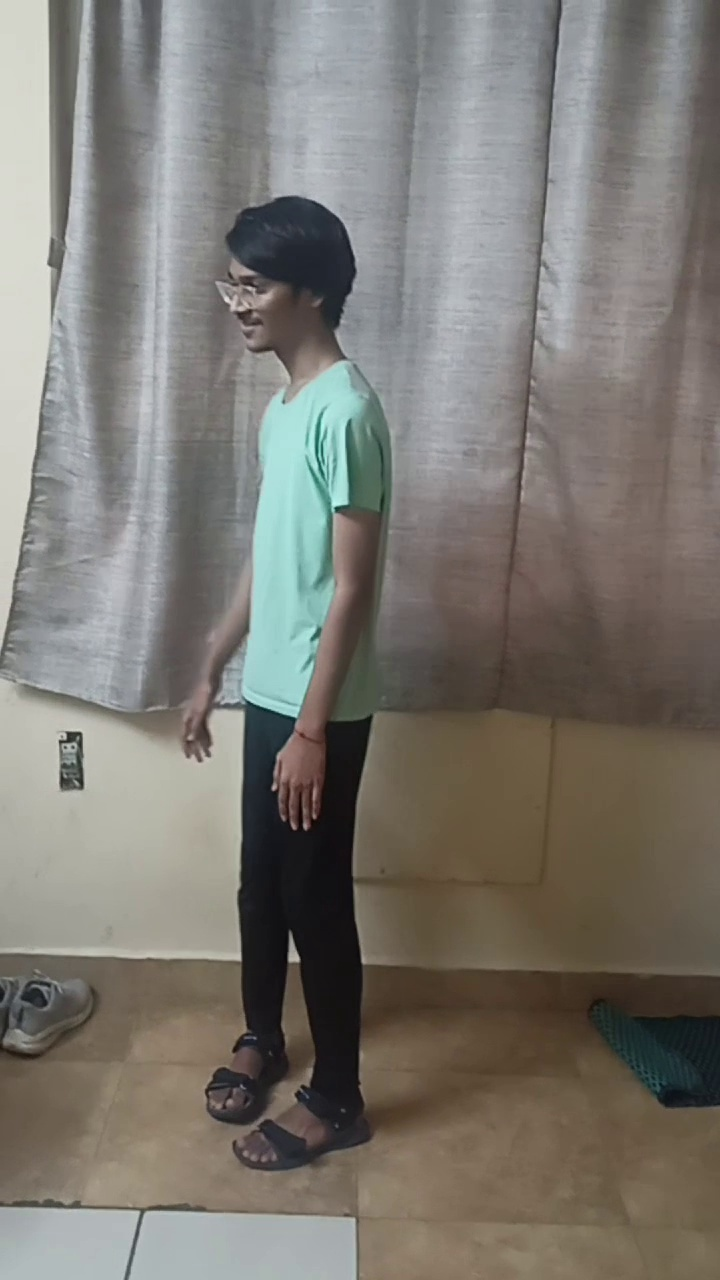
#> input picture Dataset/NoPose/image122.jpg, 720 x 1280 px, given in place of the camera
$ jupyter execute --allow-errors Classify.ipynb
#> lines starting #> are read from the running program, lines starting #| are printed output that depends on the picture
[cell 1]
import os
import random
import shutil
import csv
import cv2
import itertools
import numpy as np
import pandas as pd
import sys
import tempfile
import tqdm
import time

from matplotlib import pyplot as plt
from matplotlib.collections import LineCollection

import tensorflow as tf
import tensorflow_hub as hub
from tensorflow import keras
from PIL import Image
from sklearn.model_selection import train_test_split
from sklearn.metrics import accuracy_score, classification_report, confusion_matrix

[cell 2]
pose_sample_rpi_path = os.path.join(os.getcwd(), 'examples/lite/examples/pose_estimation/raspberry_pi')
sys.path.append(pose_sample_rpi_path)

[cell 3]
import utils
from data import BodyPart
from ml import Movenet
#> (the rest of this cell did not finish here and is left out)

[cell 4]
# [25 lines left out: function detect, not called in this run]

[cell 5]
# [32 lines left out: function draw_prediction_on_image, not called in this run]

[cell 6]
class MoveNetPreprocessor(object):
  """Helper class to preprocess pose sample images for classification."""

  def __init__(self,
               images_in_folder,
               images_out_folder,
               csvs_out_path):
    """Creates a preprocessor to detection pose from images and save as CSV.

    Args:
      images_in_folder: Path to the folder with the input images. It should
        follow this structure:
        Traffic police hand gestures
        |__ Pose1
            |______ 00000128.jpg
            |______ 00000181.bmp
            |______ ...
        |__ Pose2
            |______ 00000243.jpg
            |______ 00000306.jpg
            |______ ...
        ...
      images_out_folder: Path to write the images overlay with detected
        landmarks. These images are useful when you need to debug accuracy
        issues.
      csvs_out_path: Path to write the CSV containing the detected landmark
        coordinates and label of each image that can be used to train a pose
        classification model.
    """
    self._images_in_folder = images_in_folder
    self._images_out_folder = images_out_folder
    self._csvs_out_path = csvs_out_path
    self._messages = []

    # Create a temp dir to store the pose CSVs per class
    self._csvs_out_folder_per_class = tempfile.mkdtemp()

    # Get list of pose classes and print image statistics
    self._pose_class_names = sorted(
        [n for n in os.listdir(self._images_in_folder) if not n.startswith('.')]
        )

  # [11 lines left out: function detectFaces, not called in this run]

  # [6 lines of commented-out code are left out]


  def process(self, per_pose_class_limit=None, detection_threshold=0.1):
    """Preprocesses images in the given folder.
    Args:
      per_pose_class_limit: Number of images to load. As preprocessing usually
        takes time, this parameter can be specified to make the reduce of the
        dataset for testing.
      detection_threshold: Only keep images with all landmark confidence score
        above this threshold.
    """
    # Loop through the classes and preprocess its images
    for pose_class_name in self._pose_class_names:
      print('Preprocessing', pose_class_name, file=sys.stderr)

      # Paths for the pose class.
      images_in_folder = os.path.join(self._images_in_folder, pose_class_name)
      images_out_folder = os.path.join(self._images_out_folder, pose_class_name)
      csv_out_path = os.path.join(self._csvs_out_folder_per_class,
                                  pose_class_name + '.csv')
      if not os.path.exists(images_out_folder):
        os.makedirs(images_out_folder)

      # Detect landmarks in each image and write it to a CSV file
      with open(csv_out_path, 'w') as csv_out_file:
        csv_out_writer = csv.writer(csv_out_file,
                                    delimiter=',',
                                    quoting=csv.QUOTE_MINIMAL)
        # Get list of images
        image_names = sorted(
            [n for n in os.listdir(images_in_folder) if not n.startswith('.')])
        if per_pose_class_limit is not None:
          image_names = image_names[:per_pose_class_limit]

        valid_image_count = 0

        # Detect pose landmarks from each image
        face_cascade = cv2.CascadeClassifier('haarcascade_frontalface_default.xml')
        for image_name in tqdm.tqdm(image_names):
          image_path = os.path.join(images_in_folder, image_name)

          try:
            image = tf.io.read_file(image_path)
            image = tf.io.decode_jpeg(image)
          except:
            self._messages.append('Skipped ' + image_path + '. Invalid image.')
            continue
          else:
            image = tf.io.read_file(image_path)
            image = tf.io.decode_jpeg(image)
            image_height, image_width, channel = image.shape

          # Skip images that isn't RGB because Movenet requires RGB images
          if channel != 3:
            self._messages.append('Skipped ' + image_path +
                                  '. Image isn\'t in RGB format.')
            continue
          person = detect(image)
          if image_name.startswith("flipped_"):
            flipped = True
          else:
            flipped = False
          faces = self.detectFaces(face_cascade,image,flipped)
          # Save landmarks if all landmarks were detected
          min_landmark_score = min(
              [keypoint.score for keypoint in person.keypoints])
          should_keep_image = min_landmark_score >= detection_threshold
          if not should_keep_image:
            self._messages.append('Skipped ' + image_path +
                                  '. No pose was confidentlly detected.')
            continue

          valid_image_count += 1

          # Draw the prediction result on top of the image for debugging later
          output_overlay = draw_prediction_on_image(
              image.numpy().astype(np.uint8), person,
              close_figure=True, keep_input_size=True)

          # Write detection result into an image file
          output_frame = cv2.cvtColor(output_overlay, cv2.COLOR_RGB2BGR)
          cv2.imwrite(os.path.join(images_out_folder, image_name), output_frame)

          # Get landmarks and scale it to the same size as the input image
          pose_landmarks = np.array(
              [[keypoint.coordinate.x, keypoint.coordinate.y, keypoint.score]
                for keypoint in person.keypoints],
              dtype=np.float32)

          # Write the landmark coordinates to its per-class CSV file
          coordinates = pose_landmarks.flatten().astype(str).tolist()
          # coordinates = pose_landmarks.flatten().astype(np.str).tolist()
          csv_out_writer.writerow([image_name] +[faces]+ [faces]+[faces]+coordinates)

        if not valid_image_count:
          raise RuntimeError(
              'No valid images found for the "{}" class.'
              .format(pose_class_name))

    # Print the error message collected during preprocessing.
    print('\n'.join(self._messages))

    # Combine all per-class CSVs into a single output file
    all_landmarks_df = self._all_landmarks_as_dataframe()
    all_landmarks_df.to_csv(self._csvs_out_path, index=False)

  def class_names(self):
    """List of classes found in the training dataset."""
    return self._pose_class_names


  # [37 lines left out: function _all_landmarks_as_dataframe, not called in this run]

[cell 7]
def processTensorImage(path):
    if(type(path) == str):
        image = tf.io.read_file(path)
        image = tf.image.decode_jpeg(image)
    else:
        image = tf.convert_to_tensor(path, dtype=tf.float32)
    return image

def convertTensorImageToNumpy(image):
    image = image.numpy()
    return image


# def processTensorImageFromNumpy(image):
#     image = tf.convert_to_tensor(image, dtype=tf.float32)
#     return image

[cell 8]
use_custom_dataset = True
is_skip_step_1 = False
dataset_is_split = False

[cell 9]
def split_into_train_test(images_origin, images_dest, test_split):
  """Splits a directory of sorted images into training and test sets.

  Args:
    images_origin: Path to the directory with your images. This directory
      must include subdirectories for each of your labeled classes. For example:
      Traffic_police_gestures/
      |__ Pose1/
          |______ 00000128.jpg
          |______ 00000181.jpg
          |______ ...
      |__ Pose2/
          |______ 00000243.jpg
          |______ 00000306.jpg
          |______ ...
      ...
    images_dest: Path to a directory where you want the split dataset to be
      saved. The results looks like this:
      split_yoga_poses/
      |__ train/
          |__ Pose1/
              |______ 00000128.jpg
              |______ ...
      |__ test/
          |__ Pose1/
              |______ 00000181.jpg
              |______ ...
    test_split: Fraction of data to reserve for test (float between 0 and 1).
  """
#> called with images_origin = 'Dataset', images_dest = 'split_Dataset', test_split = 0.2
  _, dirs, _ = next(os.walk(images_origin))

  TRAIN_DIR = os.path.join(images_dest, 'train')
  TEST_DIR = os.path.join(images_dest, 'test')
  os.makedirs(TRAIN_DIR, exist_ok=True)
  os.makedirs(TEST_DIR, exist_ok=True)

  for dir in dirs:
    # Get all filenames for this dir, filtered by filetype
    filenames = os.listdir(os.path.join(images_origin, dir))
    filenames = [os.path.join(images_origin, dir, f) for f in filenames if (
        f.endswith('.png') or f.endswith('.jpg') or f.endswith('.jpeg') or f.endswith('.bmp'))]
    # Shuffle the files, deterministically
    filenames.sort()
    random.seed(42)
    random.shuffle(filenames)
    # Divide them into train/test dirs
    os.makedirs(os.path.join(TEST_DIR, dir), exist_ok=True)
    os.makedirs(os.path.join(TRAIN_DIR, dir), exist_ok=True)
    test_count = int(len(filenames) * test_split)
    for i, file in enumerate(filenames):
      if i < test_count:
        destination = os.path.join(TEST_DIR, dir, os.path.split(file)[1])
      else:
        destination = os.path.join(TRAIN_DIR, dir, os.path.split(file)[1])
      shutil.copyfile(file, destination)
    print(
        f'Moved {test_count} of {len(filenames)} from class "{dir}" into test.')
  print(f'Your split dataset is in "{images_dest}"')

[cell 10]
dataset_in = 'Dataset'

if not os.path.isdir(dataset_in):
   raise Exception("Dataset_in is not a valid directory")
dataset_out = f'split_{dataset_in}'
if not os.path.isdir(dataset_out):
   split_into_train_test(dataset_in, dataset_out, test_split=0.2)
IMAGES_ROOT = dataset_out

[cell 11]
# if not os.path.isdir(IMAGES_ROOT):

images_in_train_folder = os.path.join(IMAGES_ROOT, 'train')
images_out_train_folder = 'poses_images_out_train'
csvs_out_train_path = 'train_data.csv'

if not os.path.isdir(images_out_train_folder):
    preprocessor = MoveNetPreprocessor(
        images_in_folder=images_in_train_folder,
        images_out_folder=images_out_train_folder,
        csvs_out_path=csvs_out_train_path,
    )

    preprocessor.process(per_pose_class_limit=None, detection_threshold=0)
#> (the call stopped at in process, `image = tf.io.read_file(image_path)`: tensorflow is not available in this run)

[cell 12]
images_in_test_folder = os.path.join(IMAGES_ROOT, 'test')
images_out_test_folder = 'poses_images_out_test'
csvs_out_test_path = 'test_data.csv'
#> (the rest of this cell did not finish here and is left out)

    preprocessor.process(per_pose_class_limit=None, detection_threshold=0)

[cell 13]
def load_pose_landmarks(csv_path):
  """Loads a CSV created by MoveNetPreprocessor.
  Returns:
    X: Detected landmark coordinates and scores of shape (N, 18 * 3)
    y: Ground truth labels of shape (N, label_count)
    classes: The list of all class names found in the dataset
    dataframe: The CSV loaded as a Pandas dataframe features (X) and ground
      truth labels (y) to use later to train a pose classification model.
  """

  # Load the CSV file
  dataframe = pd.read_csv(csv_path)
  df_to_process = dataframe.copy()

  # Drop the file_name columns as you don't need it during training.
  df_to_process.drop(columns=['file_name'], inplace=True)

  # Extract the list of class names
  classes = df_to_process.pop('class_name').unique()

  # Extract the labels
  y = df_to_process.pop('class_no')

  # Convert the input features and labels into the correct format for training.
  X = df_to_process.astype('float64')
  y = keras.utils.to_categorical(y)

  return X, y, classes, dataframe

#> (a cell that did not finish here is left out)

#> (a cell that did not finish here is left out)

#> further down, frame is the input picture: shape (1280, 720, 3); mean B, G, R 113.4, 120, 123.4
#> `gray = cv2.cvtColor(frame, cv2.COLOR_BGR2GRAY)`:
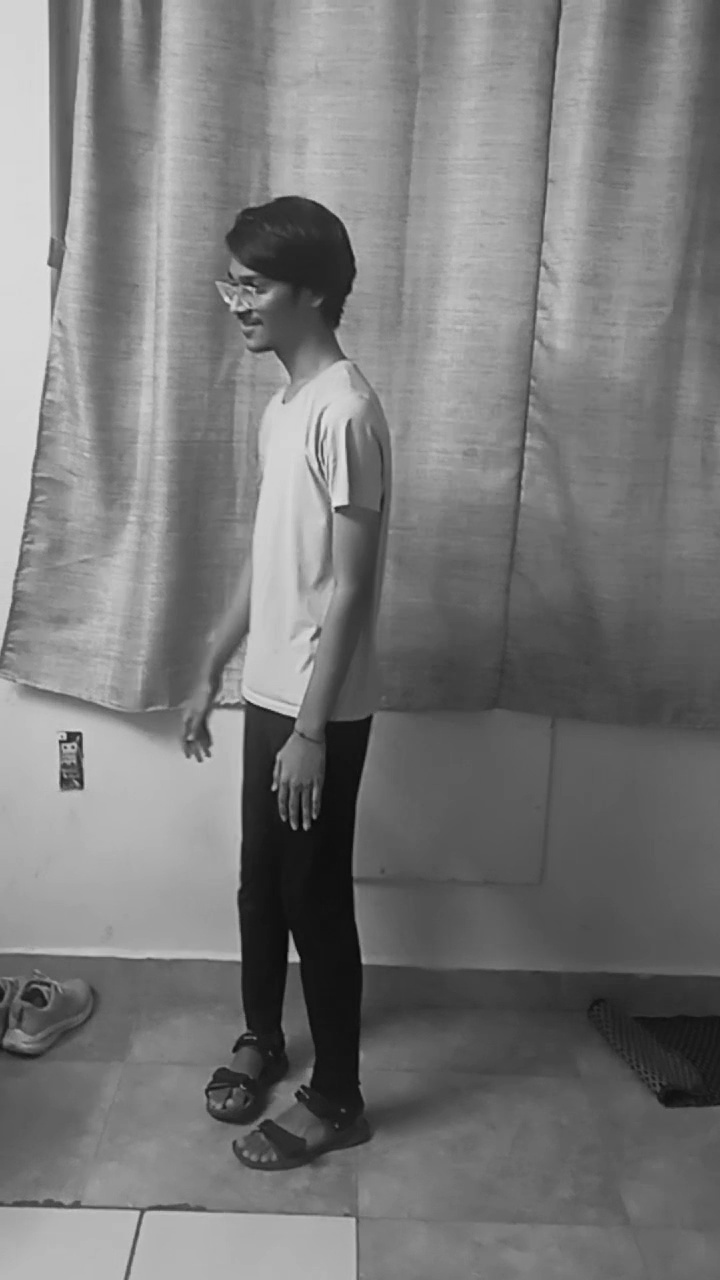
#> gray: shape (1280, 720); min 6, max 230, mean 120.3
#> `faces = face_cascade.detectMultiScale(gray, 1.1, 4)`: faces = [[60, 265, 27, 27], [57, 278, 29, 29], [530, 249, 83, 83]]
#> `face = 1 if len(faces) > 0 else 0`: face = 1

[cell 16]
# [77 lines left out: functions get_center_point, get_pose_size, normalize_pose_landmarks, landmarks_to_embedding, not called in this run]

#> (a cell that did not finish here is left out)

#> (a cell that did not finish here is left out)

#> (a cell that did not finish here is left out)

#> (a cell that did not finish here is left out)

[cell 21]
# [27 lines left out: function plot_confusion_matrix, not called in this run]

# Classify pose in the TEST dataset using the trained model
#> (the rest of this cell did not finish here and is left out)

[cell 22]
def processTensorImageFromNumpy(image):
    image = tf.convert_to_tensor(image, dtype=tf.float32)
    return image

# [4 lines of commented-out code are left out]

[cell 23]
def classifyPose(image,face):
    poses={"NoPose":"Unknown Pose",
       "Pose1":"Stop vehicles from left and right",
       "Pose2":"Stop from front",
       "Pose3":"Stop vehicles from behind",
       "Pose4":"Start vehicle from left",
       "Pose5":"Start vehicle from right",
       "Pose6":"Start vehicle on T point",
       "Pose7":"Stop vehicles from front and back"}
    image = processTensorImage(image)
    person = detect(image)
    pose_landmarks = np.array([[keypoint.coordinate.x, keypoint.coordinate.y, keypoint.score]
                              for keypoint in person.keypoints], dtype=np.float32)
    coordinates = pose_landmarks.flatten().astype(str).tolist()
    df = pd.DataFrame([coordinates]).reset_index(drop=True)
    X = df.astype('float64').to_numpy()
    X = np.insert(X, 0, face, axis=1)
    X = np.insert(X, 0, face, axis=1)
    X = np.insert(X, 0, face, axis=1)
    y = model.predict(X)
    y_pred = [class_names[i] for i in np.argmax(y, axis=1)]
    return poses[y_pred[0]]

[cell 24]
face_cascade = cv2.CascadeClassifier('haarcascade_frontalface_default.xml')
camera_video = cv2.VideoCapture(0)
camera_video.set(3, 1280)
camera_video.set(4, 960)
cv2.namedWindow('Traffic Sign Classification', cv2.WINDOW_NORMAL)
#> (the rest of this cell did not finish here and is left out)


$ run again, on Dataset/NoPose/image125.jpg
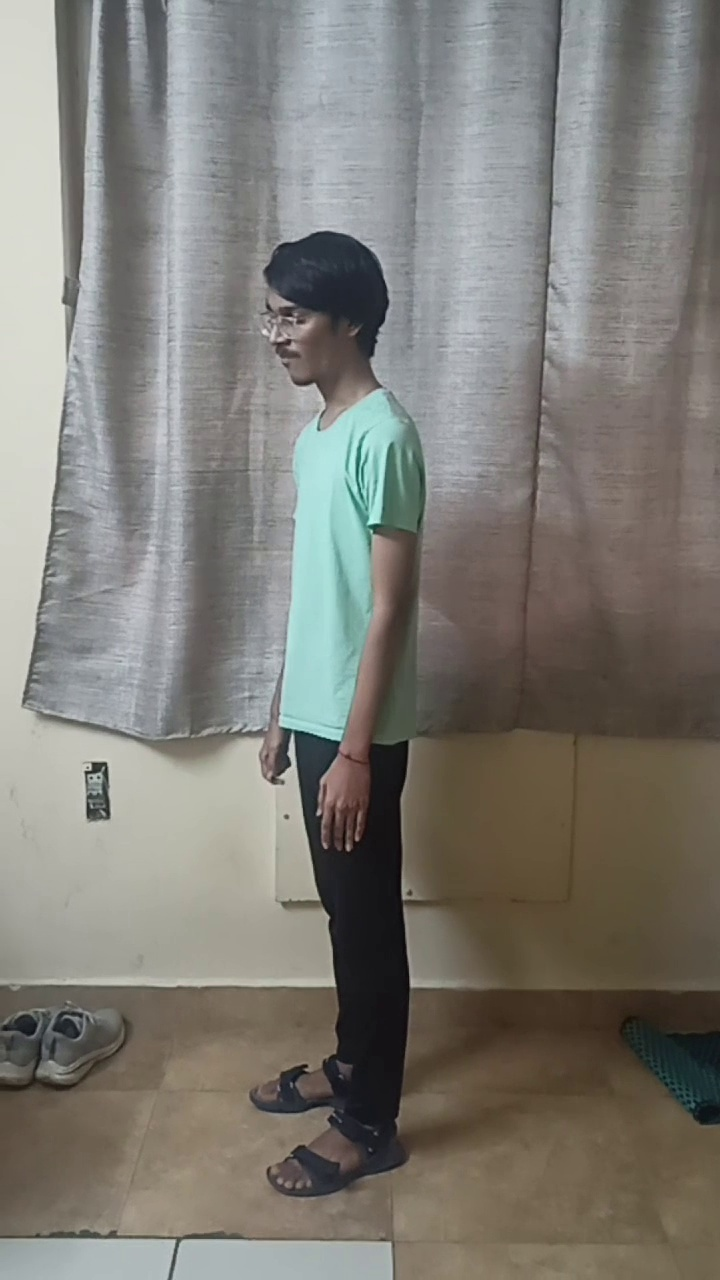
#> input picture Dataset/NoPose/image125.jpg, 720 x 1280 px, given in place of the camera
#> frame is the input picture: shape (1280, 720, 3); mean B, G, R 117.5, 123.9, 126.2
#> `gray = cv2.cvtColor(frame, cv2.COLOR_BGR2GRAY)`:
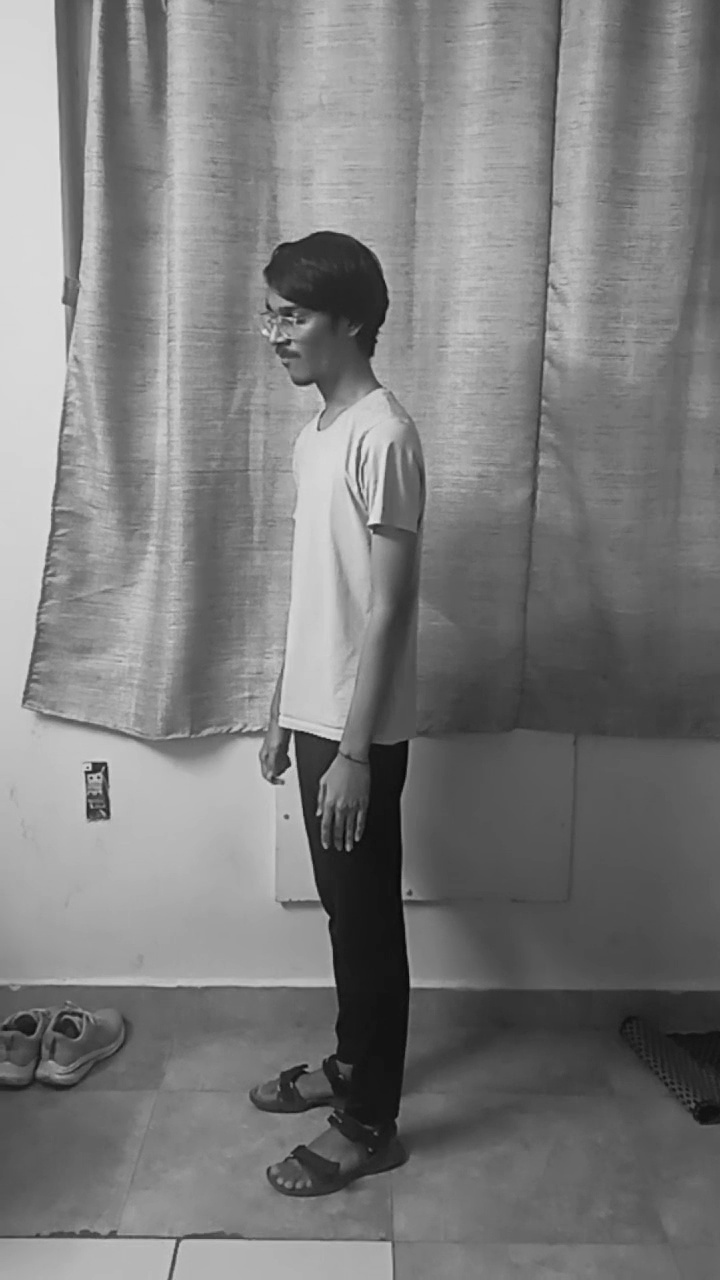
#> gray: shape (1280, 720); min 5, max 231, mean 123.9
#> faces = [[553, 230, 52, 52], [351, 1116, 50, 50], [539, 272, 73, 73], [44, 486, 83, 83]]
#> face = 1
#> frame: shape (320, 180, 3)
